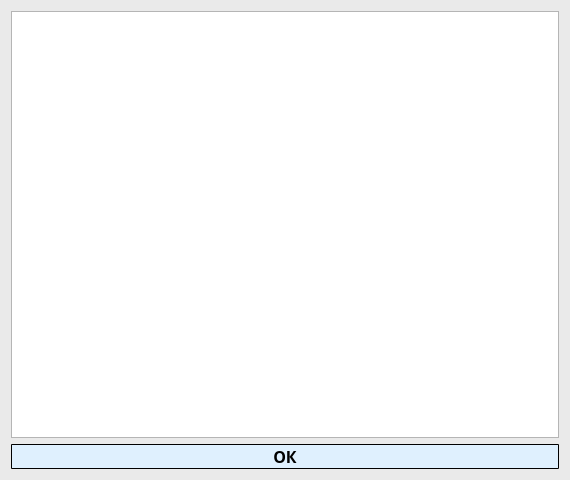
<?xml version="1.0" encoding="UTF-8"?>
<ui version="4.0">
 <class>Show_Data</class>
 <widget class="QDialog" name="Show_Data">
  <property name="geometry">
   <rect>
    <x>0</x>
    <y>0</y>
    <width>570</width>
    <height>480</height>
   </rect>
  </property>
  <property name="palette">
   <palette>
    <active>
     <colorrole role="WindowText">
      <brush brushstyle="SolidPattern">
       <color alpha="255">
        <red>0</red>
        <green>0</green>
        <blue>0</blue>
       </color>
      </brush>
     </colorrole>
     <colorrole role="Button">
      <brush brushstyle="SolidPattern">
       <color alpha="255">
        <red>234</red>
        <green>234</green>
        <blue>234</blue>
       </color>
      </brush>
     </colorrole>
     <colorrole role="Light">
      <brush brushstyle="SolidPattern">
       <color alpha="255">
        <red>255</red>
        <green>255</green>
        <blue>255</blue>
       </color>
      </brush>
     </colorrole>
     <colorrole role="Midlight">
      <brush brushstyle="SolidPattern">
       <color alpha="255">
        <red>244</red>
        <green>244</green>
        <blue>244</blue>
       </color>
      </brush>
     </colorrole>
     <colorrole role="Dark">
      <brush brushstyle="SolidPattern">
       <color alpha="255">
        <red>117</red>
        <green>117</green>
        <blue>117</blue>
       </color>
      </brush>
     </colorrole>
     <colorrole role="Mid">
      <brush brushstyle="SolidPattern">
       <color alpha="255">
        <red>156</red>
        <green>156</green>
        <blue>156</blue>
       </color>
      </brush>
     </colorrole>
     <colorrole role="Text">
      <brush brushstyle="SolidPattern">
       <color alpha="255">
        <red>0</red>
        <green>0</green>
        <blue>0</blue>
       </color>
      </brush>
     </colorrole>
     <colorrole role="BrightText">
      <brush brushstyle="SolidPattern">
       <color alpha="255">
        <red>255</red>
        <green>255</green>
        <blue>255</blue>
       </color>
      </brush>
     </colorrole>
     <colorrole role="ButtonText">
      <brush brushstyle="SolidPattern">
       <color alpha="255">
        <red>0</red>
        <green>0</green>
        <blue>0</blue>
       </color>
      </brush>
     </colorrole>
     <colorrole role="Base">
      <brush brushstyle="SolidPattern">
       <color alpha="255">
        <red>255</red>
        <green>255</green>
        <blue>255</blue>
       </color>
      </brush>
     </colorrole>
     <colorrole role="Window">
      <brush brushstyle="SolidPattern">
       <color alpha="255">
        <red>234</red>
        <green>234</green>
        <blue>234</blue>
       </color>
      </brush>
     </colorrole>
     <colorrole role="Shadow">
      <brush brushstyle="SolidPattern">
       <color alpha="255">
        <red>0</red>
        <green>0</green>
        <blue>0</blue>
       </color>
      </brush>
     </colorrole>
     <colorrole role="AlternateBase">
      <brush brushstyle="SolidPattern">
       <color alpha="255">
        <red>244</red>
        <green>244</green>
        <blue>244</blue>
       </color>
      </brush>
     </colorrole>
     <colorrole role="ToolTipBase">
      <brush brushstyle="SolidPattern">
       <color alpha="255">
        <red>255</red>
        <green>255</green>
        <blue>220</blue>
       </color>
      </brush>
     </colorrole>
     <colorrole role="ToolTipText">
      <brush brushstyle="SolidPattern">
       <color alpha="255">
        <red>0</red>
        <green>0</green>
        <blue>0</blue>
       </color>
      </brush>
     </colorrole>
     <colorrole role="PlaceholderText">
      <brush brushstyle="SolidPattern">
       <color alpha="128">
        <red>0</red>
        <green>0</green>
        <blue>0</blue>
       </color>
      </brush>
     </colorrole>
    </active>
    <inactive>
     <colorrole role="WindowText">
      <brush brushstyle="SolidPattern">
       <color alpha="255">
        <red>0</red>
        <green>0</green>
        <blue>0</blue>
       </color>
      </brush>
     </colorrole>
     <colorrole role="Button">
      <brush brushstyle="SolidPattern">
       <color alpha="255">
        <red>234</red>
        <green>234</green>
        <blue>234</blue>
       </color>
      </brush>
     </colorrole>
     <colorrole role="Light">
      <brush brushstyle="SolidPattern">
       <color alpha="255">
        <red>255</red>
        <green>255</green>
        <blue>255</blue>
       </color>
      </brush>
     </colorrole>
     <colorrole role="Midlight">
      <brush brushstyle="SolidPattern">
       <color alpha="255">
        <red>244</red>
        <green>244</green>
        <blue>244</blue>
       </color>
      </brush>
     </colorrole>
     <colorrole role="Dark">
      <brush brushstyle="SolidPattern">
       <color alpha="255">
        <red>117</red>
        <green>117</green>
        <blue>117</blue>
       </color>
      </brush>
     </colorrole>
     <colorrole role="Mid">
      <brush brushstyle="SolidPattern">
       <color alpha="255">
        <red>156</red>
        <green>156</green>
        <blue>156</blue>
       </color>
      </brush>
     </colorrole>
     <colorrole role="Text">
      <brush brushstyle="SolidPattern">
       <color alpha="255">
        <red>0</red>
        <green>0</green>
        <blue>0</blue>
       </color>
      </brush>
     </colorrole>
     <colorrole role="BrightText">
      <brush brushstyle="SolidPattern">
       <color alpha="255">
        <red>255</red>
        <green>255</green>
        <blue>255</blue>
       </color>
      </brush>
     </colorrole>
     <colorrole role="ButtonText">
      <brush brushstyle="SolidPattern">
       <color alpha="255">
        <red>0</red>
        <green>0</green>
        <blue>0</blue>
       </color>
      </brush>
     </colorrole>
     <colorrole role="Base">
      <brush brushstyle="SolidPattern">
       <color alpha="255">
        <red>255</red>
        <green>255</green>
        <blue>255</blue>
       </color>
      </brush>
     </colorrole>
     <colorrole role="Window">
      <brush brushstyle="SolidPattern">
       <color alpha="255">
        <red>234</red>
        <green>234</green>
        <blue>234</blue>
       </color>
      </brush>
     </colorrole>
     <colorrole role="Shadow">
      <brush brushstyle="SolidPattern">
       <color alpha="255">
        <red>0</red>
        <green>0</green>
        <blue>0</blue>
       </color>
      </brush>
     </colorrole>
     <colorrole role="AlternateBase">
      <brush brushstyle="SolidPattern">
       <color alpha="255">
        <red>244</red>
        <green>244</green>
        <blue>244</blue>
       </color>
      </brush>
     </colorrole>
     <colorrole role="ToolTipBase">
      <brush brushstyle="SolidPattern">
       <color alpha="255">
        <red>255</red>
        <green>255</green>
        <blue>220</blue>
       </color>
      </brush>
     </colorrole>
     <colorrole role="ToolTipText">
      <brush brushstyle="SolidPattern">
       <color alpha="255">
        <red>0</red>
        <green>0</green>
        <blue>0</blue>
       </color>
      </brush>
     </colorrole>
     <colorrole role="PlaceholderText">
      <brush brushstyle="SolidPattern">
       <color alpha="128">
        <red>0</red>
        <green>0</green>
        <blue>0</blue>
       </color>
      </brush>
     </colorrole>
    </inactive>
    <disabled>
     <colorrole role="WindowText">
      <brush brushstyle="SolidPattern">
       <color alpha="255">
        <red>117</red>
        <green>117</green>
        <blue>117</blue>
       </color>
      </brush>
     </colorrole>
     <colorrole role="Button">
      <brush brushstyle="SolidPattern">
       <color alpha="255">
        <red>234</red>
        <green>234</green>
        <blue>234</blue>
       </color>
      </brush>
     </colorrole>
     <colorrole role="Light">
      <brush brushstyle="SolidPattern">
       <color alpha="255">
        <red>255</red>
        <green>255</green>
        <blue>255</blue>
       </color>
      </brush>
     </colorrole>
     <colorrole role="Midlight">
      <brush brushstyle="SolidPattern">
       <color alpha="255">
        <red>244</red>
        <green>244</green>
        <blue>244</blue>
       </color>
      </brush>
     </colorrole>
     <colorrole role="Dark">
      <brush brushstyle="SolidPattern">
       <color alpha="255">
        <red>117</red>
        <green>117</green>
        <blue>117</blue>
       </color>
      </brush>
     </colorrole>
     <colorrole role="Mid">
      <brush brushstyle="SolidPattern">
       <color alpha="255">
        <red>156</red>
        <green>156</green>
        <blue>156</blue>
       </color>
      </brush>
     </colorrole>
     <colorrole role="Text">
      <brush brushstyle="SolidPattern">
       <color alpha="255">
        <red>117</red>
        <green>117</green>
        <blue>117</blue>
       </color>
      </brush>
     </colorrole>
     <colorrole role="BrightText">
      <brush brushstyle="SolidPattern">
       <color alpha="255">
        <red>255</red>
        <green>255</green>
        <blue>255</blue>
       </color>
      </brush>
     </colorrole>
     <colorrole role="ButtonText">
      <brush brushstyle="SolidPattern">
       <color alpha="255">
        <red>117</red>
        <green>117</green>
        <blue>117</blue>
       </color>
      </brush>
     </colorrole>
     <colorrole role="Base">
      <brush brushstyle="SolidPattern">
       <color alpha="255">
        <red>234</red>
        <green>234</green>
        <blue>234</blue>
       </color>
      </brush>
     </colorrole>
     <colorrole role="Window">
      <brush brushstyle="SolidPattern">
       <color alpha="255">
        <red>234</red>
        <green>234</green>
        <blue>234</blue>
       </color>
      </brush>
     </colorrole>
     <colorrole role="Shadow">
      <brush brushstyle="SolidPattern">
       <color alpha="255">
        <red>0</red>
        <green>0</green>
        <blue>0</blue>
       </color>
      </brush>
     </colorrole>
     <colorrole role="AlternateBase">
      <brush brushstyle="SolidPattern">
       <color alpha="255">
        <red>234</red>
        <green>234</green>
        <blue>234</blue>
       </color>
      </brush>
     </colorrole>
     <colorrole role="ToolTipBase">
      <brush brushstyle="SolidPattern">
       <color alpha="255">
        <red>255</red>
        <green>255</green>
        <blue>220</blue>
       </color>
      </brush>
     </colorrole>
     <colorrole role="ToolTipText">
      <brush brushstyle="SolidPattern">
       <color alpha="255">
        <red>0</red>
        <green>0</green>
        <blue>0</blue>
       </color>
      </brush>
     </colorrole>
     <colorrole role="PlaceholderText">
      <brush brushstyle="SolidPattern">
       <color alpha="128">
        <red>0</red>
        <green>0</green>
        <blue>0</blue>
       </color>
      </brush>
     </colorrole>
    </disabled>
   </palette>
  </property>
  <property name="font">
   <font>
    <pointsize>12</pointsize>
   </font>
  </property>
  <property name="windowTitle">
   <string>CSV-отображение</string>
  </property>
  <layout class="QVBoxLayout" name="verticalLayout">
   <item>
    <widget class="QTextEdit" name="textEdit">
     <property name="font">
      <font>
       <pointsize>12</pointsize>
      </font>
     </property>
     <property name="textInteractionFlags">
      <set>Qt::TextSelectableByKeyboard|Qt::TextSelectableByMouse</set>
     </property>
    </widget>
   </item>
   <item>
    <widget class="QPushButton" name="pushButton">
     <property name="font">
      <font>
       <family>Segoe UI Semibold</family>
       <weight>99</weight>
       <bold>true</bold>
       <underline>false</underline>
       <strikeout>false</strikeout>
      </font>
     </property>
     <property name="cursor">
      <cursorShape>PointingHandCursor</cursorShape>
     </property>
     <property name="styleSheet">
      <string notr="true">background-color:rgb(223, 240, 254);
  font-weight: 1000;
  text-decoration: none;
  padding: .7em 2em;
  border: 1px solid;
  border-radius: 1px;</string>
     </property>
     <property name="text">
      <string>ОК</string>
     </property>
    </widget>
   </item>
  </layout>
 </widget>
 <resources/>
 <connections/>
</ui>
